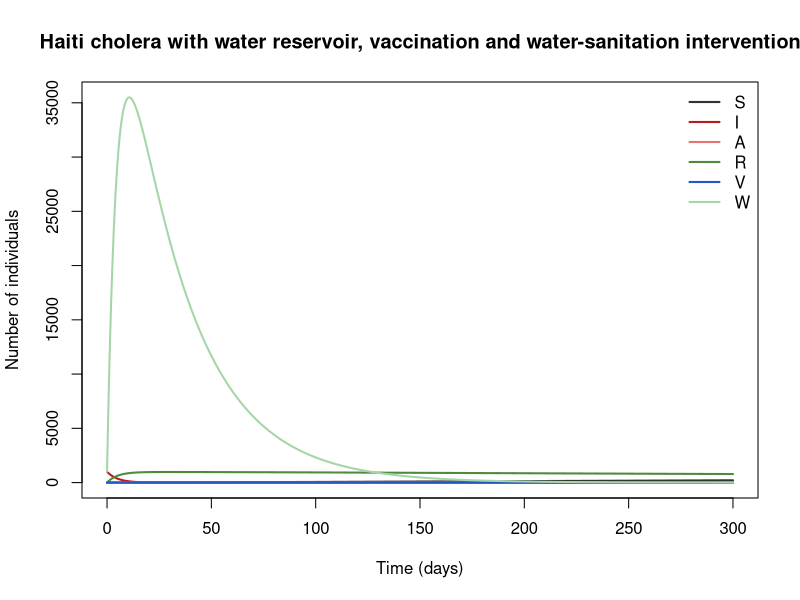

Generate this figure with R:
## Haiti cholera with water reservoir, vaccination and water-sanitation intervention
## Cholera, Haiti 2010–11.
## Parameter values: 0 of 15 checked against the source; the rest are recalled or illustrative.
## Reference: Andrews JR, Basu S. Transmission dynamics and control of cholera in Haiti: an epidemic model. Lancet 2011;377(9773):1248–1255
## Source: https://doi.org/10.1016/S0140-6736(11)60273-0
##
## Generated from a compartmental model diagram (model format v1).
## Regenerating from the same diagram always gives this exact file.
##
## Compartments: S, I, A, R, V, W
## Flows (time unit: days):
##   S -> I          : p_sym * lam * S
##   S -> A          : (1 - p_sym) * lam * S
##   I -> R          : gam_c * I
##   I -> (outside)  : cfr_rate * I
##   A -> R          : gam_c * A
##   R -> S          : omega_r * R
##   S -> V          : nu_v * eff_v * S
##   V -> S          : omega_v * V
##   (outside) -> W  : xi_w * (I + rel_a * A)
##   W -> (outside)  : del_w * W

library(deSolve)

# ---- Time ------------------------------------------------------------
times <- seq(0, 300, by = 0.5)  # days

# ---- Parameters ------------------------------------------------------
parameters <- c(
  beta_w = 1.0,        # contaminated-water exposure rate (fitted in the paper) [I] (day^-1)
  beta_h = 0.1,        # direct (short-cycle) transmission [I] (day^-1)
  kap_w = 1e6,         # half-saturation dose, as in Codeço [M] (cells/ml)
  p_sym = 0.2,         # fraction of infections that are symptomatic [I]
  rel_a = 0.1,         # relative shedding/infectiousness of asymptomatic infections [I]
  gam_c = 0.2,         # recovery rate (5 days) [M] (day^-1)
  cfr_rate = 0.002,    # symptomatic death rate (fitted in the paper) [I] (day^-1)
  xi_w = 10,           # shedding [I] (cells ml^-1 day^-1 per symptomatic person)
  del_w = 0.033,       # vibrio decay rate (30-day survival) [M, as used in Hartley/Morris/Smith 2006-style models] (day^-1)
  omega_r = 1 / 1095,  # waning of natural immunity (about 3 years) [M] (day^-1)
  nu_v = 0,            # vaccination rate; try 0.001 [I] (day^-1)
  eff_v = 0.65,        # vaccine efficacy [I]
  omega_v = 1 / 1095,  # vaccine waning [I] (day^-1)
  red_w = 0.001436,    # equals −log(0.99)/7, a 1%/week reduction in contaminated-water consumption [V for the 1%/week scenario] (day^-1)
  t_int = 120          # start of the water intervention [I] (day)
)

# ---- Initial conditions ----------------------------------------------
state <- c(
  S = 9,     # susceptible
  I = 1000,  # symptomatic infected
  A = 0,     # asymptomatic infected
  R = 0,     # recovered/immune
  V = 0,     # vaccinated (OCV)
  W = 1e3    # V. cholerae concentration in the water reservoir (cells/ml)
)

# ---- Model equations -------------------------------------------------
cholera_andrews_basu2011_model <- function(t, state, parameters) {
  with(as.list(c(state, parameters)), {
    # Total population
    N <- S + I + A + R + V

    # Derived quantities
    water_mult <- exp(-red_w * max(t - t_int, 0))
    lam <- beta_w * water_mult * W / (kap_w + W) + beta_h * (I + rel_a * A) / N

    # Rates of change
    dS <- -p_sym * lam * S - (1 - p_sym) * lam * S + omega_r * R - nu_v * eff_v * S + omega_v * V
    dI <- p_sym * lam * S - gam_c * I - cfr_rate * I
    dA <- (1 - p_sym) * lam * S - gam_c * A
    dR <- gam_c * I + gam_c * A - omega_r * R
    dV <- nu_v * eff_v * S - omega_v * V
    dW <- xi_w * (I + rel_a * A) - del_w * W

    list(c(dS, dI, dA, dR, dV, dW))
  })
}

# ---- Solve -----------------------------------------------------------
out <- ode(y = state, times = times, func = cholera_andrews_basu2011_model, parms = parameters)
out <- as.data.frame(out)

# ---- Plot ------------------------------------------------------------
compartment_cols <- c(S = "#333333", I = "#B71C1C", A = "#E57373", R = "#4E8A3E", V = "#2457C5", W = "#A5D6A7")
matplot(out$time, out[, names(compartment_cols)], type = "l", lty = 1, lwd = 2,
        col = compartment_cols, xlab = "Time (days)", ylab = "Number of individuals",
        main = "Haiti cholera with water reservoir, vaccination and water-sanitation intervention")
legend("topright", legend = names(compartment_cols), col = compartment_cols,
       lty = 1, lwd = 2, bty = "n")
